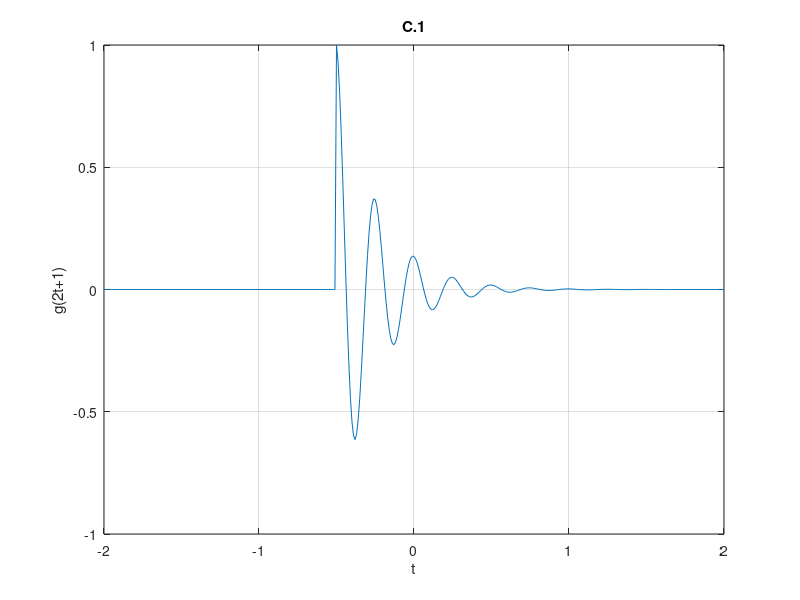

Reproduce this figure in MATLAB.
t = (-2:0.01:2);
u = @(t) 1.0.*(t>=0);
f = @(t) exp(-2*t).*cos(4*pi*t);
g = @(t) f(t).*u(t);

plot(t,g(2*t+1));
title('C.1');
xlabel('t');
ylabel('g(2t+1)');
grid;